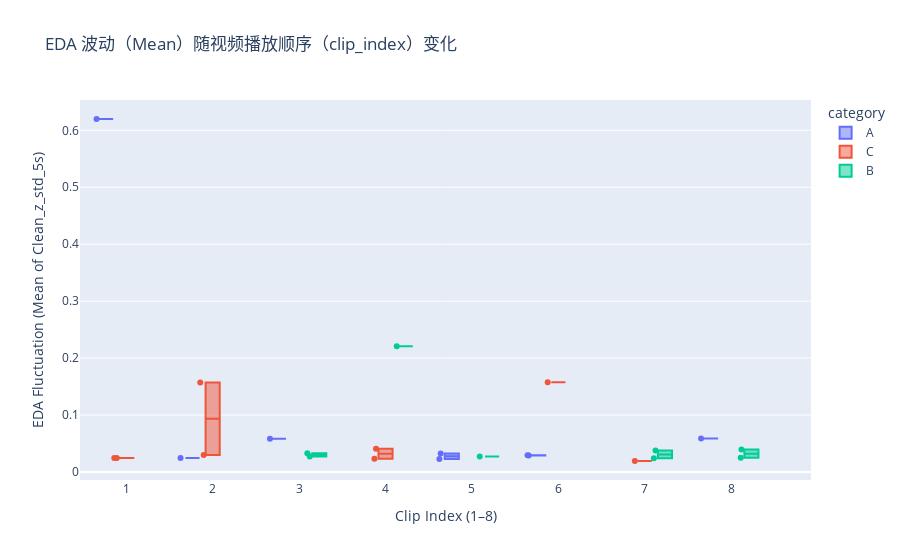

The notebook cell saved with this chart:
### Code cell
import plotly.express as px

fig = px.box(
    eda_summary,
    x="clip_index",
    y="EDA_Clean_z_std_5s_mean",
    color="category",          # 可选，不想使用就删掉
    title="EDA 波动（Mean）随视频播放顺序（clip_index）变化",
    points="all"               # 显示散点
)

fig.update_layout(
    xaxis_title="Clip Index (1–8)",
    yaxis_title="EDA Fluctuation (Mean of Clean_z_std_5s)",
    font=dict(size=12)
)

fig.show()

### Figure 1 — Plotly figure (JSON) as saved in the notebook; plotly's stock layout.template omitted (floating-point values rounded to 4 significant figures)
{"data": [{"alignmentgroup": "True", "boxpoints": "all", "hovertemplate": "category=A<br>clip_index=%{x}<br>EDA_Clean_z_std_5s_mean=%{y}<extra></extra>", "legendgroup": "A", "marker": {"color": "#636efa"}, "name": "A", "notched": false, "offsetgroup": "A", "orientation": "v", "showlegend": true, "type": "box", "x": [1, 3, 8, 5, 6, 2, 5, 6], "x0": " ", "xaxis": "x", "y": [0.6199, 0.05817, 0.05871, 0.02289, 0.02919, 0.02468, 0.03254, 0.02871], "y0": " ", "yaxis": "y"}, {"alignmentgroup": "True", "boxpoints": "all", "hovertemplate": "category=C<br>clip_index=%{x}<br>EDA_Clean_z_std_5s_mean=%{y}<extra></extra>", "legendgroup": "C", "marker": {"color": "#EF553B"}, "name": "C", "notched": false, "offsetgroup": "C", "orientation": "v", "showlegend": true, "type": "box", "x": [2, 6, 1, 2, 4, 1, 4, 7], "x0": " ", "xaxis": "x", "y": [0.1573, 0.1577, 0.02459, 0.02986, 0.04075, 0.02435, 0.02316, 0.01926], "y0": " ", "yaxis": "y"}, {"alignmentgroup": "True", "boxpoints": "all", "hovertemplate": "category=B<br>clip_index=%{x}<br>EDA_Clean_z_std_5s_mean=%{y}<extra></extra>", "legendgroup": "B", "marker": {"color": "#00cc96"}, "name": "B", "notched": false, "offsetgroup": "B", "orientation": "v", "showlegend": true, "type": "box", "x": [4, 5, 7, 3, 7, 8, 3, 8], "x0": " ", "xaxis": "x", "y": [0.2208, 0.0272, 0.0378, 0.03285, 0.02398, 0.03932, 0.0273, 0.02489], "y0": " ", "yaxis": "y"}], "layout": {"boxmode": "group", "font": {"size": 12}, "legend": {"title": {"text": "category"}, "tracegroupgap": 0}, "title": {"text": "EDA 波动（Mean）随视频播放顺序（clip_index）变化"}, "xaxis": {"anchor": "y", "domain": [0, 1], "title": {"text": "Clip Index (1–8)"}}, "yaxis": {"anchor": "x", "domain": [0, 1], "title": {"text": "EDA Fluctuation (Mean of Clean_z_std_5s)"}}}}
